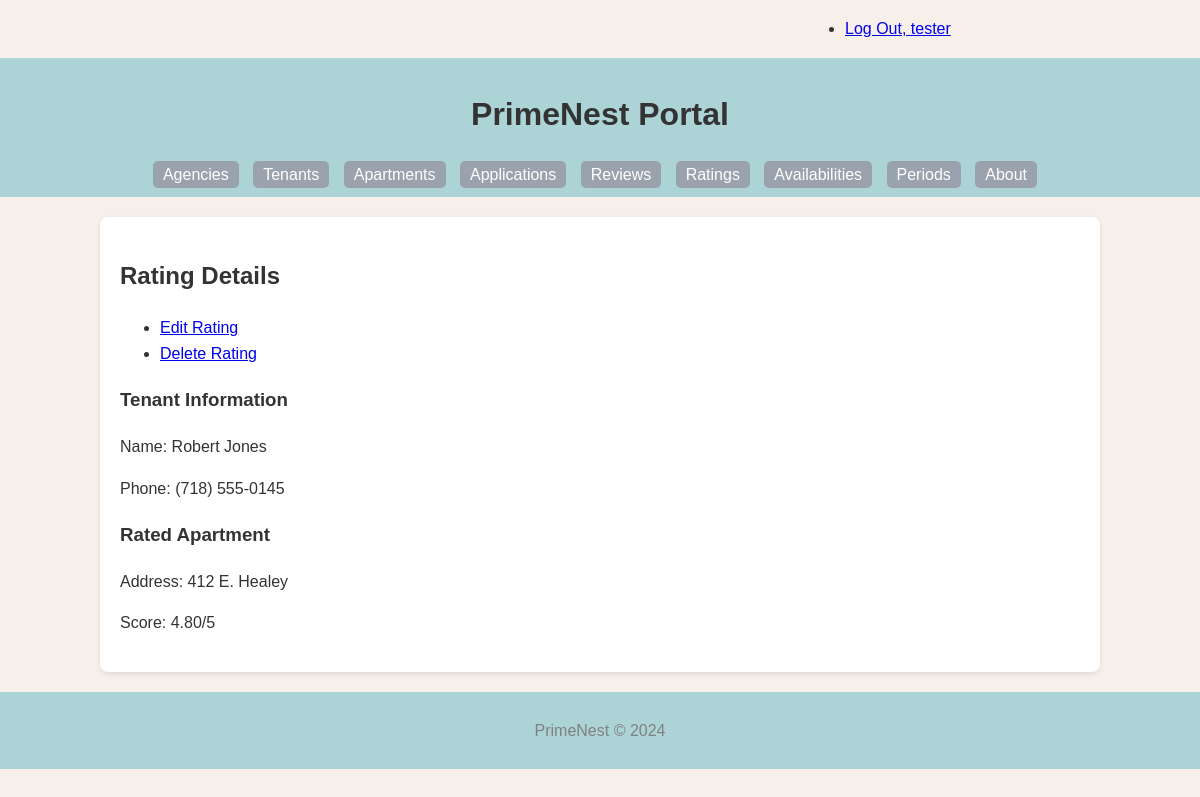
/rating/2/ (signed in), run on the app's committed database.
### PrimeNest/models.py (models this page shows, shortened)
class Rating(models.Model):
    rating_id = models.AutoField(primary_key=True)
    score = models.DecimalField(max_digits=5, decimal_places=2)
    tenant = models.ForeignKey(Tenant, related_name='ratings', on_delete=models.CASCADE)
    apartment = models.ForeignKey(Apartment, related_name='ratings', on_delete=models.CASCADE)
    def get_update_url(self):
        return reverse('primenest_rating_update_urlpattern',
                       kwargs={'pk': self.pk}
                       )
    def get_delete_url(self):
        return reverse('primenest_rating_delete_urlpattern',
                       kwargs={'pk': self.pk}
                       )
    class Meta:
        verbose_name = _("Rating")
        verbose_name_plural = _("Ratings")
        ordering = ['score']

class Tenant(models.Model):
    tenant_id = models.AutoField(primary_key=True)
    first_name = models.CharField(max_length=255)
    last_name = models.CharField(max_length=255)
    disambiguator = models.CharField(max_length=255, blank=True, default='')
    phone = models.CharField(max_length=20, blank=True)
    class Meta:
        verbose_name = _("Tenant")
        verbose_name_plural = _("Tenants")
        ordering = ['last_name', 'first_name']
        constraints = [
            models.UniqueConstraint(fields=['last_name', 'first_name', 'disambiguator'], name='unique_tenant')
        ]

class Apartment(models.Model):
    apt_id = models.AutoField(primary_key=True)
    address = models.CharField(max_length=255, blank=True)
    bedroom = models.IntegerField(blank=True, null=True)
    bathroom = models.IntegerField(blank=True, null=True)
    link = models.URLField(blank=True)
    is_studio = models.BooleanField(default=False)
    description = models.TextField(blank=True)
    agency = models.ForeignKey(Agency, related_name='apartments', on_delete=models.CASCADE)
    class Meta:
        verbose_name = _("Apartment")
        verbose_name_plural = _("Apartments")
        ordering = ['apt_id']

### PrimeNest/views.py (the view)
class RatingDetail(LoginRequiredMixin, PermissionRequiredMixin, DetailView):
    model = Rating
    permission_required = 'PrimeNest.view_rating'
    def get_context_data(self, **kwargs):
        context = super().get_context_data(**kwargs)
        rating = self.get_object()
        context['tenant'] = rating.tenant
        context['apartment'] = rating.apartment
        return context

### PrimeNest/templates/PrimeNest/rating_detail.html (shortened to what this page needs)
{% extends 'PrimeNest/base.html' %}
{% block content %}
    <h2>Rating Details</h2>
    <ul class="button">
        {% if perms.PrimeNest.change_rating %}
            <li>
                <a href="{{ rating.get_update_url }}" class="button button-primary">Edit Rating</a>
            </li>
        {% endif %}
        {% if perms.PrimeNest.delete_rating %}
            <li>
                <a href="{{ rating.get_delete_url }}" class="button button-primary">Delete Rating</a>
            </li>
        {% endif %}
    </ul>
    <section>
        <h3>Tenant Information</h3>
        <p>Name: {{ rating.tenant.first_name }} {{ rating.tenant.last_name }}</p>
        <p>Phone: {{ rating.tenant.phone }}</p>
        <h3>Rated Apartment</h3>
        <p>Address: {{ rating.apartment.address }}</p>
        <p>Score: {{ rating.score }}/5</p>
    </section>
{% endblock %}

### PrimeNest/templates/PrimeNest/base.html (shortened to what this page needs)
{% load static %}
<!DOCTYPE html>
<html lang="en">
<head>
    <link rel="stylesheet" href="{% static 'PrimeNest/style.css' %}">
</head>
<body>
    <div class="status row">
        <div class="offset-by-eight four columns">
            <ul class="inline">
                {% if user.is_authenticated %}
                    <li><a href="{% url 'logout_urlpattern' %}">
                        Log Out, {{ user.get_username }}</a></li>
                {% else %}
                    <li><a href="{% url 'login_urlpattern' %}">
                        Log In</a></li>
                {% endif %}
            </ul>
        </div>
    </div>
    <header>
        <h1>PrimeNest Portal</h1>
        <nav>
            <ul>
                <li><a href="{% url 'primenest_agency_list_urlpattern' %}">Agencies</a></li>
                <li><a href="{% url 'primenest_tenant_list_urlpattern' %}">Tenants</a></li>
                <li><a href="{% url 'primenest_apartment_list_urlpattern' %}">Apartments</a></li>
                <li><a href="{% url 'primenest_application_list_urlpattern' %}">Applications</a></li>
                <li><a href="{% url 'primenest_review_list_urlpattern' %}">Reviews</a></li>
                <li><a href="{% url 'primenest_rating_list_urlpattern' %}">Ratings</a></li>
                <li><a href="{% url 'primenest_availability_list_urlpattern' %}">Availabilities</a></li>
                <li><a href="{% url 'primenest_period_list_urlpattern' %}">Periods</a></li>
                <li><a href="{% url 'about_urlpattern' %}">About</a></li>
            </ul>
        </nav>
    </header>
    <main>
        {% block content %}
        {% endblock %}
    </main>
    <footer>
        <p>PrimeNest © 2024</p>
    </footer>
</body>
</html>

### PrimeNest/static/PrimeNest/style.css (style rules this page uses)
body { font-family: Arial, sans-serif; line-height: 1.6; margin: 0; padding: 0; background: #F7F0EA; color: #333; }
header { background: #ACD4D6; color: #fff; padding: 10px 0; text-align: center; }
nav ul { list-style: none; padding: 0; margin: 0; }
nav ul li { display: inline; margin-right: 10px; }
nav ul li a { color: white; text-decoration: none; padding: 5px 10px; background-color: #9AA2AD; border-radius: 5px; }
main { padding: 20px; background: white; width: 80%; margin: 20px auto; box-shadow: 0 2px 5px rgba(0,0,0,0.1); border-radius: 8px; }
footer { text-align: center; padding: 10px 0; background: #ACD4D6; color: gray; }
h1, h2 { color: #333; }
.row { display: flex; flex-wrap: wrap; margin-right: -15px; margin-left: -15px; }
.four.columns { flex: 0 0 33.33333%; max-width: 33.33333%; }
.offset-by-eight { margin-left: 66.66667%; }

### data on the page
Rating: tenant.first_name "Robert", tenant.last_name "Jones", tenant.phone "(718) 555-0145", apartment.address "412 E. Healey", score "4.80"

### other printed values
{{ user.get_username }} "tester"
